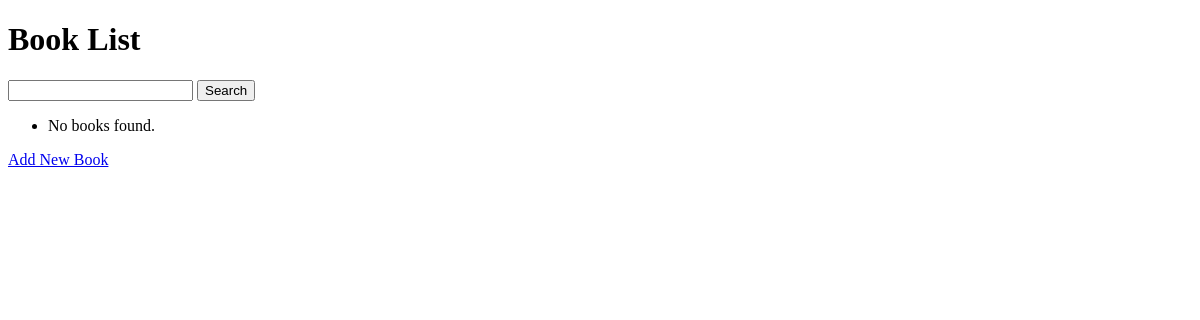
Before: /bookshelf/list/ (signed in) with the older database file.
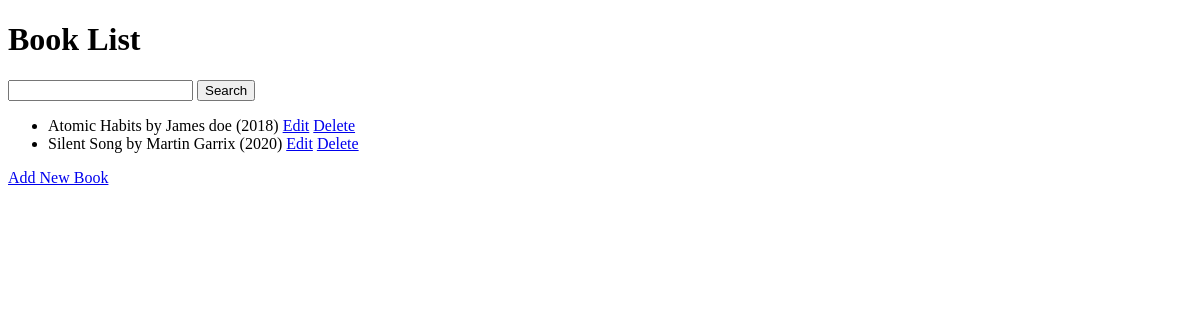
After: the same page with the newer database file.
### bookshelf/models.py (models this page shows, shortened)
class Book(models.Model):
    title = models.CharField(max_length=200)
    author = models.CharField(max_length=100)
    publication_year = models.IntegerField(default=0)
    class Meta:
        permissions = [
            ("can_view", "Can view a book"),
            ("can_create", "Can create a book"),
            ("can_edit", "Can edit an existing book"),
            ("can_delete", "Can delete a book"),
        ]

### bookshelf/views.py (the view)
# urls.py: path('list/', book_list, name='book_list'),
@permission_required('bookshelf.can_view', raise_exception=True)
def book_list(request):
    books = Book.objects.all()
    search_query = request.GET.get('search', '')
    if search_query:
        books = books.filter(title__icontains=search_query) | books.filter(author__icontains=search_query)
    return render(request, 'bookshelf/book_list.html', {
        'books': books,
        'search_query': search_query
    })

### bookshelf/templates/bookshelf/book_list.html (shortened to what this page needs)
<!DOCTYPE html>
<html>
<head>
</head>
<body>
    <h1>Book List</h1>
    <form method="get" action="">
        <input type="text" name="search" value="{{ search_query }}">
        <button type="submit">Search</button>
    </form>
    <ul>
        {% for book in books %}
            <li>
                {{ book.title }} by {{ book.author }} ({{ book.publication_year }})
                <a href="{% url 'book_edit' book.id %}">Edit</a>
                <a href="{% url 'book_delete' book.id %}">Delete</a>
            </li>
        {% empty %}
            <li>No books found.</li>
        {% endfor %}
    </ul>
    <a href="{% url 'book_create' %}">Add New Book</a>
</body>
</html>

Changed rows visible on the page:
added Book: title "Atomic Habits", author "James doe", publication_year "2018"
added Book: title "Silent Song", author "Martin Garrix", publication_year "2020"
Other visible differences:
text no longer shown: "No books found."
